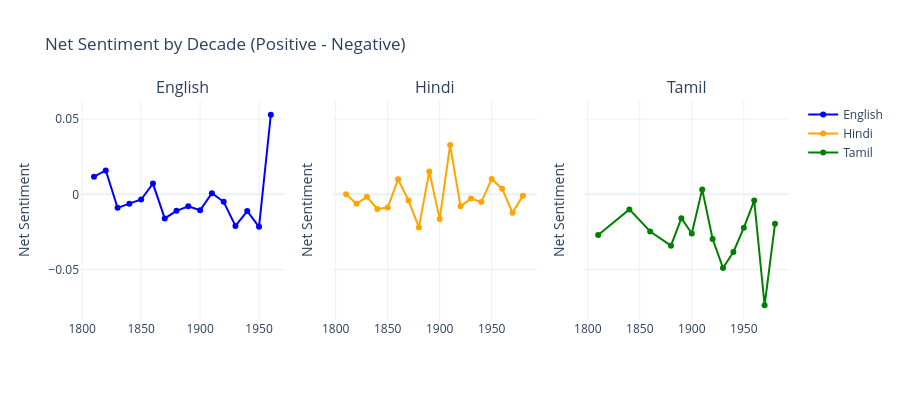

Here is the notebook cell this chart was saved with:
### Code cell
# Compare sentiment across languages
fig = make_subplots(rows=1, cols=3, 
    subplot_titles=("English", "Hindi", "Tamil"),
    shared_yaxes=True)

colors = {'English': 'blue', 'Hindi': 'orange', 'Tamil': 'green'}

if english_decade is not None:
    fig.add_trace(go.Scatter(
        x=english_decade['decade'], y=english_decade['net_sentiment'],
        mode='lines+markers', name='English',
        marker=dict(color='blue'), line=dict(color='blue')
    ), row=1, col=1)

if hindi_decade is not None:
    fig.add_trace(go.Scatter(
        x=hindi_decade['decade'], y=hindi_decade['net_sentiment'],
        mode='lines+markers', name='Hindi',
        marker=dict(color='orange'), line=dict(color='orange')
    ), row=1, col=2)

if tamil_decade is not None:
    fig.add_trace(go.Scatter(
        x=tamil_decade['decade'], y=tamil_decade['net_sentiment'],
        mode='lines+markers', name='Tamil',
        marker=dict(color='green'), line=dict(color='green')
    ), row=1, col=3)

fig.update_layout(
    title='Net Sentiment by Decade (Positive - Negative)',
    height=400, template='plotly_white',
    showlegend=True
)
fig.update_yaxes(title_text='Net Sentiment')
fig.show()

### Figure 1 — Plotly figure (JSON) as saved in the notebook; plotly's stock layout.template omitted (floating-point values rounded to 4 significant figures)
{"data": [{"line": {"color": "blue"}, "marker": {"color": "blue"}, "mode": "lines+markers", "name": "English", "type": "scatter", "x": [1810, 1820, 1830, 1840, 1850, 1860, 1870, 1880, 1890, 1900, 1910, 1920, 1930, 1940, 1950, 1960], "xaxis": "x", "y": [0.01178, 0.01594, -0.008951, -0.006273, -0.003412, 0.00719, -0.01598, -0.01092, -0.007959, -0.01059, 0.0007204, -0.004939, -0.02099, -0.01115, -0.02158, 0.05296], "yaxis": "y"}, {"line": {"color": "orange"}, "marker": {"color": "orange"}, "mode": "lines+markers", "name": "Hindi", "type": "scatter", "x": [1810, 1820, 1830, 1840, 1850, 1860, 1870, 1880, 1890, 1900, 1910, 1920, 1930, 1940, 1950, 1960, 1970, 1980], "xaxis": "x2", "y": [4.678e-05, -0.00624, -0.001648, -0.009699, -0.008804, 0.01, -0.004064, -0.02196, 0.01527, -0.01647, 0.03279, -0.007894, -0.002804, -0.005117, 0.01025, 0.003779, -0.01228, -0.0008427], "yaxis": "y2"}, {"line": {"color": "green"}, "marker": {"color": "green"}, "mode": "lines+markers", "name": "Tamil", "type": "scatter", "x": [1810, 1840, 1860, 1880, 1890, 1900, 1910, 1920, 1930, 1940, 1950, 1960, 1970, 1980], "xaxis": "x3", "y": [-0.02709, -0.01002, -0.02472, -0.03414, -0.01581, -0.02605, 0.003313, -0.02967, -0.04895, -0.03831, -0.02227, -0.004113, -0.07376, -0.01957], "yaxis": "y3"}], "layout": {"annotations": [{"font": {"size": 16}, "showarrow": false, "text": "English", "x": 0.1444, "xanchor": "center", "xref": "paper", "y": 1, "yanchor": "bottom", "yref": "paper"}, {"font": {"size": 16}, "showarrow": false, "text": "Hindi", "x": 0.5, "xanchor": "center", "xref": "paper", "y": 1, "yanchor": "bottom", "yref": "paper"}, {"font": {"size": 16}, "showarrow": false, "text": "Tamil", "x": 0.8556, "xanchor": "center", "xref": "paper", "y": 1, "yanchor": "bottom", "yref": "paper"}], "height": 400, "showlegend": true, "title": {"text": "Net Sentiment by Decade (Positive - Negative)"}, "xaxis": {"anchor": "y", "domain": [0, 0.2889]}, "xaxis2": {"anchor": "y2", "domain": [0.3556, 0.6444]}, "xaxis3": {"anchor": "y3", "domain": [0.7111, 1]}, "yaxis": {"anchor": "x", "domain": [0, 1], "title": {"text": "Net Sentiment"}}, "yaxis2": {"anchor": "x2", "domain": [0, 1], "matches": "y", "showticklabels": false, "title": {"text": "Net Sentiment"}}, "yaxis3": {"anchor": "x3", "domain": [0, 1], "matches": "y", "showticklabels": false, "title": {"text": "Net Sentiment"}}}}
